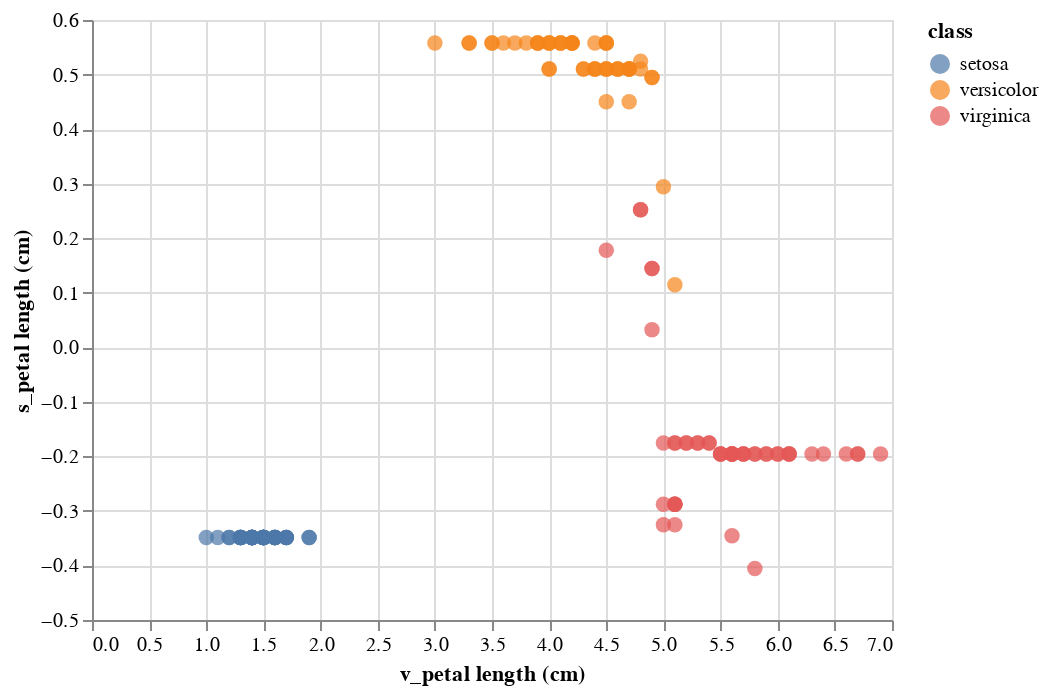

The code cell stored with this chart in its notebook:
### Code cell
alt.Chart(b_x3).mark_circle(size=60).encode(
    x='v_petal length (cm)',
    y='s_petal length (cm)',
        color='class'
).interactive()

### Figure 1 — Vega-Lite specification as saved in the notebook (floating-point values rounded to 4 significant figures; data arrays with more than 128 entries replaced by an {"elided": "..."} marker saying what was removed)
{"$schema": "https://vega.github.io/schema/vega-lite/v3.3.0.json", "config": {"mark": {"tooltip": null}, "view": {"height": 300, "width": 400}}, "data": {"name": "data-d65dfe2ab0df24f82031004a09bb3757"}, "datasets": {"data-d65dfe2ab0df24f82031004a09bb3757": {"elided": "150 records"}}, "encoding": {"color": {"field": "class", "type": "nominal"}, "x": {"field": "v_petal length (cm)", "type": "quantitative"}, "y": {"field": "s_petal length (cm)", "type": "quantitative"}}, "mark": {"size": 60, "type": "circle"}, "selection": {"selector002": {"bind": "scales", "encodings": ["x", "y"], "type": "interval"}}}
